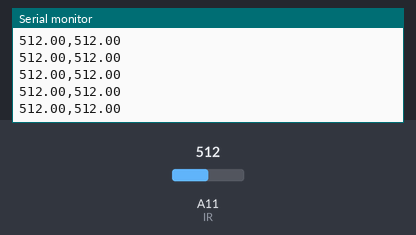
This sketch was run on a simulated Arduino Mega 2560, built with avr-gcc and run on an emulated ATmega2560. On the bench: the last lines printed to the serial monitor. Inputs (shaded band) come from the test bench; at power-on: A11 (IR) = 512.

Above: at 4.2 s.
4.3 s: A11 (IR) set to 993
At 5.1 s:
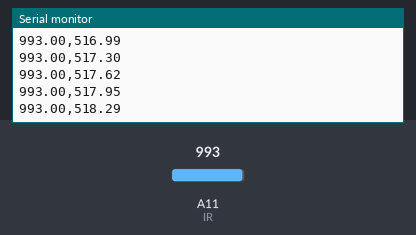
5.8 s: A11 (IR) set to 1016
At 6.7 s:
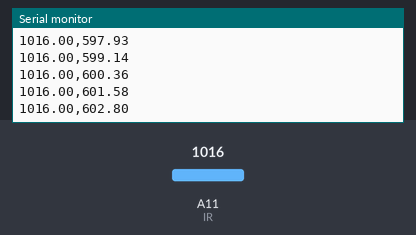
Timing chart, 0 to 8.8 s (numbered marks = the images above; inputs shaded):
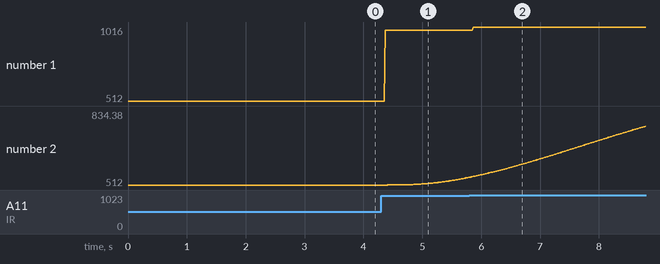

Measured:
- after the input at 4.3 s, the serial monitor: prints a new line after 0.07 s (image 1)
- plotted number 1: 512 → 993 after the input at 4.3 s
- plotted number 2: 512 → 545.04 after the input at 4.3 s

The sketch:

IR_Sensor_w_Filter.ino
```cpp
#define IR A11 // Left

float rawValue = 0;
float mapped = 0;
float x = 0;

float alpha = 0.01;    //initialization of EMA alpha
float lowPass1 = 0;
float lowPass2 = 0;
float lowPass3 = 0;

double coeffs1[] = {-0.0000929212, 0.04400735, -7.0960892, 410.80288};
double coeffs2[] = {0.0003137413, -0.2557757, 51.691856};

void setup() {
  // put your setup code here, to run once:
  Serial.begin (9600);
  lowPass1 = analogRead(IR);
  lowPass2 = analogRead(IR);
  lowPass3 = analogRead(IR);
}

void loop() {
  rawValue = analogRead(IR);
  Serial.print(rawValue); Serial.print(",");
  lowPass1 = (alpha*rawValue) + ((1-alpha)*lowPass1);
  lowPass2 = (alpha*lowPass1) + ((1-alpha)*lowPass2);
  lowPass3 = (alpha*lowPass2) + ((1-alpha)*lowPass3);
  x = lowPass3;
  Serial.println(x);


  if (x <= 190) {
    mapped = (coeffs1[0]*pow(x, 3)) + (coeffs1[1]*pow(x, 2)) + (coeffs1[2]*x) + (coeffs1[3]);
  } else if (x > 190 && x <= 370) {
    mapped = (coeffs2[0]*pow(x, 2)) + (coeffs2[1]*x) + (coeffs2[2]);
  } else {
    mapped = 0;
  }
  delay(5);
}
```
